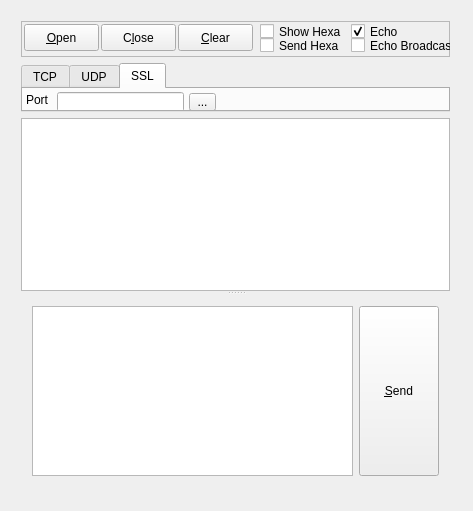
<?xml version="1.0" encoding="UTF-8"?>
<ui version="4.0">
 <class>Widget</class>
 <widget class="QWidget" name="Widget">
	<property name="geometry">
	 <rect>
		<x>0</x>
		<y>0</y>
		<width>473</width>
		<height>511</height>
	 </rect>
	</property>
	<property name="windowTitle">
	 <string>NetServer</string>
	</property>
	<widget class="QWidget" name="layoutWidget">
	 <property name="geometry">
		<rect>
		 <x>10</x>
		 <y>10</y>
		 <width>451</width>
		 <height>488</height>
		</rect>
	 </property>
	 <layout class="QVBoxLayout" name="mainLayout">
		<item>
		 <widget class="QFrame" name="frameTop">
			<property name="minimumSize">
			 <size>
				<width>0</width>
				<height>36</height>
			 </size>
			</property>
			<property name="maximumSize">
			 <size>
				<width>16777215</width>
				<height>39</height>
			 </size>
			</property>
			<property name="frameShape">
			 <enum>QFrame::StyledPanel</enum>
			</property>
			<property name="frameShadow">
			 <enum>QFrame::Raised</enum>
			</property>
			<widget class="QPushButton" name="pbOpen">
			 <property name="geometry">
				<rect>
				 <x>3</x>
				 <y>3</y>
				 <width>75</width>
				 <height>27</height>
				</rect>
			 </property>
			 <property name="text">
				<string>&amp;Open</string>
			 </property>
			</widget>
			<widget class="QPushButton" name="pbClose">
			 <property name="geometry">
				<rect>
				 <x>80</x>
				 <y>3</y>
				 <width>75</width>
				 <height>27</height>
				</rect>
			 </property>
			 <property name="text">
				<string>C&amp;lose</string>
			 </property>
			</widget>
			<widget class="QPushButton" name="pbClear">
			 <property name="geometry">
				<rect>
				 <x>157</x>
				 <y>3</y>
				 <width>75</width>
				 <height>27</height>
				</rect>
			 </property>
			 <property name="text">
				<string>&amp;Clear</string>
			 </property>
			</widget>
			<widget class="QCheckBox" name="chkShowHexa">
			 <property name="geometry">
				<rect>
				 <x>239</x>
				 <y>2</y>
				 <width>91</width>
				 <height>17</height>
				</rect>
			 </property>
			 <property name="text">
				<string>Show Hexa</string>
			 </property>
			</widget>
			<widget class="QCheckBox" name="chkSendHexa">
			 <property name="geometry">
				<rect>
				 <x>239</x>
				 <y>16</y>
				 <width>91</width>
				 <height>17</height>
				</rect>
			 </property>
			 <property name="text">
				<string>Send Hexa</string>
			 </property>
			</widget>
			<widget class="QCheckBox" name="chkEcho">
			 <property name="geometry">
				<rect>
				 <x>330</x>
				 <y>2</y>
				 <width>111</width>
				 <height>17</height>
				</rect>
			 </property>
			 <property name="text">
				<string>Echo</string>
			 </property>
			 <property name="checked">
				<bool>true</bool>
			 </property>
			</widget>
			<widget class="QCheckBox" name="chkEchoBroadcast">
			 <property name="geometry">
				<rect>
				 <x>330</x>
				 <y>16</y>
				 <width>111</width>
				 <height>17</height>
				</rect>
			 </property>
			 <property name="text">
				<string>Echo Broadcast</string>
			 </property>
			</widget>
		 </widget>
		</item>
		<item>
		 <widget class="QTabWidget" name="tabOption">
			<property name="minimumSize">
			 <size>
				<width>0</width>
				<height>49</height>
			 </size>
			</property>
			<property name="maximumSize">
			 <size>
				<width>16777215</width>
				<height>49</height>
			 </size>
			</property>
			<property name="currentIndex">
			 <number>2</number>
			</property>
			<widget class="QWidget" name="tabTcp">
			 <attribute name="title">
				<string>TCP</string>
			 </attribute>
			 <widget class="QLabel" name="lblTcpPort">
				<property name="geometry">
				 <rect>
					<x>3</x>
					<y>3</y>
					<width>22</width>
					<height>16</height>
				 </rect>
				</property>
				<property name="text">
				 <string>Port</string>
				</property>
			 </widget>
			 <widget class="QLineEdit" name="leTcpPort">
				<property name="geometry">
				 <rect>
					<x>34</x>
					<y>3</y>
					<width>127</width>
					<height>20</height>
				 </rect>
				</property>
			 </widget>
			 <widget class="QToolButton" name="tbTcpAdvance">
				<property name="geometry">
				 <rect>
					<x>166</x>
					<y>4</y>
					<width>27</width>
					<height>18</height>
				 </rect>
				</property>
				<property name="text">
				 <string>...</string>
				</property>
			 </widget>
			</widget>
			<widget class="QWidget" name="tabUdp">
			 <attribute name="title">
				<string>UDP</string>
			 </attribute>
			 <widget class="QLineEdit" name="leUdpPort">
				<property name="geometry">
				 <rect>
					<x>34</x>
					<y>3</y>
					<width>127</width>
					<height>20</height>
				 </rect>
				</property>
			 </widget>
			 <widget class="QToolButton" name="tbUdpAdvence">
				<property name="geometry">
				 <rect>
					<x>166</x>
					<y>4</y>
					<width>27</width>
					<height>18</height>
				 </rect>
				</property>
				<property name="text">
				 <string>...</string>
				</property>
			 </widget>
			 <widget class="QLabel" name="lblUdpPort">
				<property name="geometry">
				 <rect>
					<x>3</x>
					<y>3</y>
					<width>22</width>
					<height>16</height>
				 </rect>
				</property>
				<property name="text">
				 <string>Port</string>
				</property>
			 </widget>
			</widget>
			<widget class="QWidget" name="tab">
			 <attribute name="title">
				<string>SSL</string>
			 </attribute>
			 <widget class="QLineEdit" name="leSslPort">
				<property name="geometry">
				 <rect>
					<x>34</x>
					<y>3</y>
					<width>127</width>
					<height>20</height>
				 </rect>
				</property>
			 </widget>
			 <widget class="QLabel" name="lblSslPort">
				<property name="geometry">
				 <rect>
					<x>3</x>
					<y>3</y>
					<width>22</width>
					<height>16</height>
				 </rect>
				</property>
				<property name="text">
				 <string>Port</string>
				</property>
			 </widget>
			 <widget class="QToolButton" name="tbSslAdvanced">
				<property name="geometry">
				 <rect>
					<x>166</x>
					<y>4</y>
					<width>27</width>
					<height>18</height>
				 </rect>
				</property>
				<property name="text">
				 <string>...</string>
				</property>
			 </widget>
			</widget>
		 </widget>
		</item>
		<item>
		 <widget class="QSplitter" name="splitter">
			<property name="orientation">
			 <enum>Qt::Vertical</enum>
			</property>
			<widget class="QPlainTextEdit" name="pteRecv">
			 <property name="font">
				<font>
				 <family>Courier New</family>
				</font>
			 </property>
			</widget>
			<widget class="QWidget" name="layoutWidget_2">
			 <layout class="QHBoxLayout" name="horizontalLayout">
				<item>
				 <widget class="QPlainTextEdit" name="pteSend">
					<property name="font">
					 <font>
						<family>Courier New</family>
					 </font>
					</property>
				 </widget>
				</item>
				<item>
				 <widget class="QPushButton" name="pbSend">
					<property name="sizePolicy">
					 <sizepolicy hsizetype="Minimum" vsizetype="Expanding">
						<horstretch>0</horstretch>
						<verstretch>0</verstretch>
					 </sizepolicy>
					</property>
					<property name="text">
					 <string>&amp;Send</string>
					</property>
				 </widget>
				</item>
			 </layout>
			</widget>
		 </widget>
		</item>
	 </layout>
	</widget>
 </widget>
 <layoutdefault spacing="6" margin="11"/>
 <resources/>
 <connections/>
</ui>
